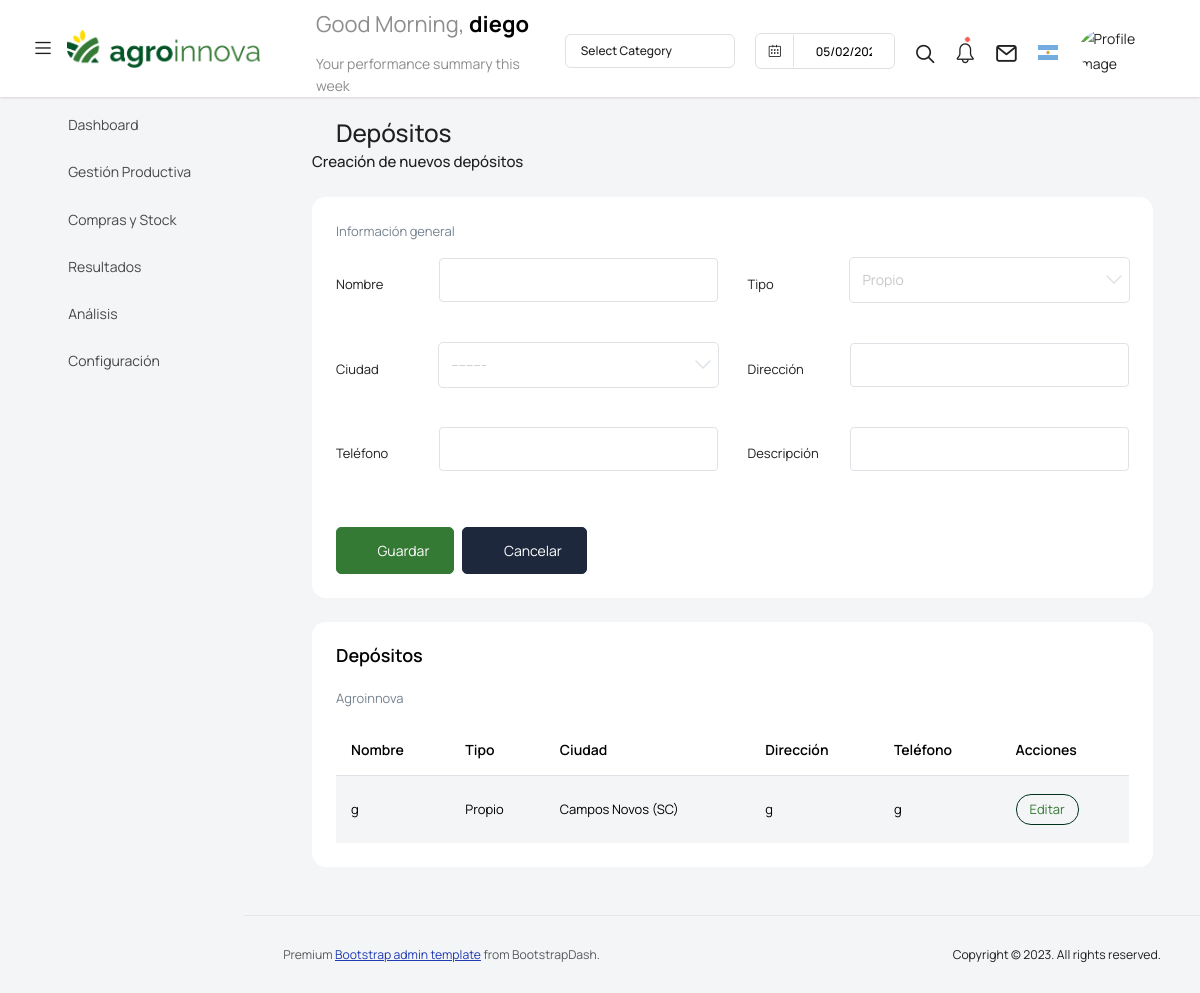
Page /depositos/ (signed in) on the earlier database version.
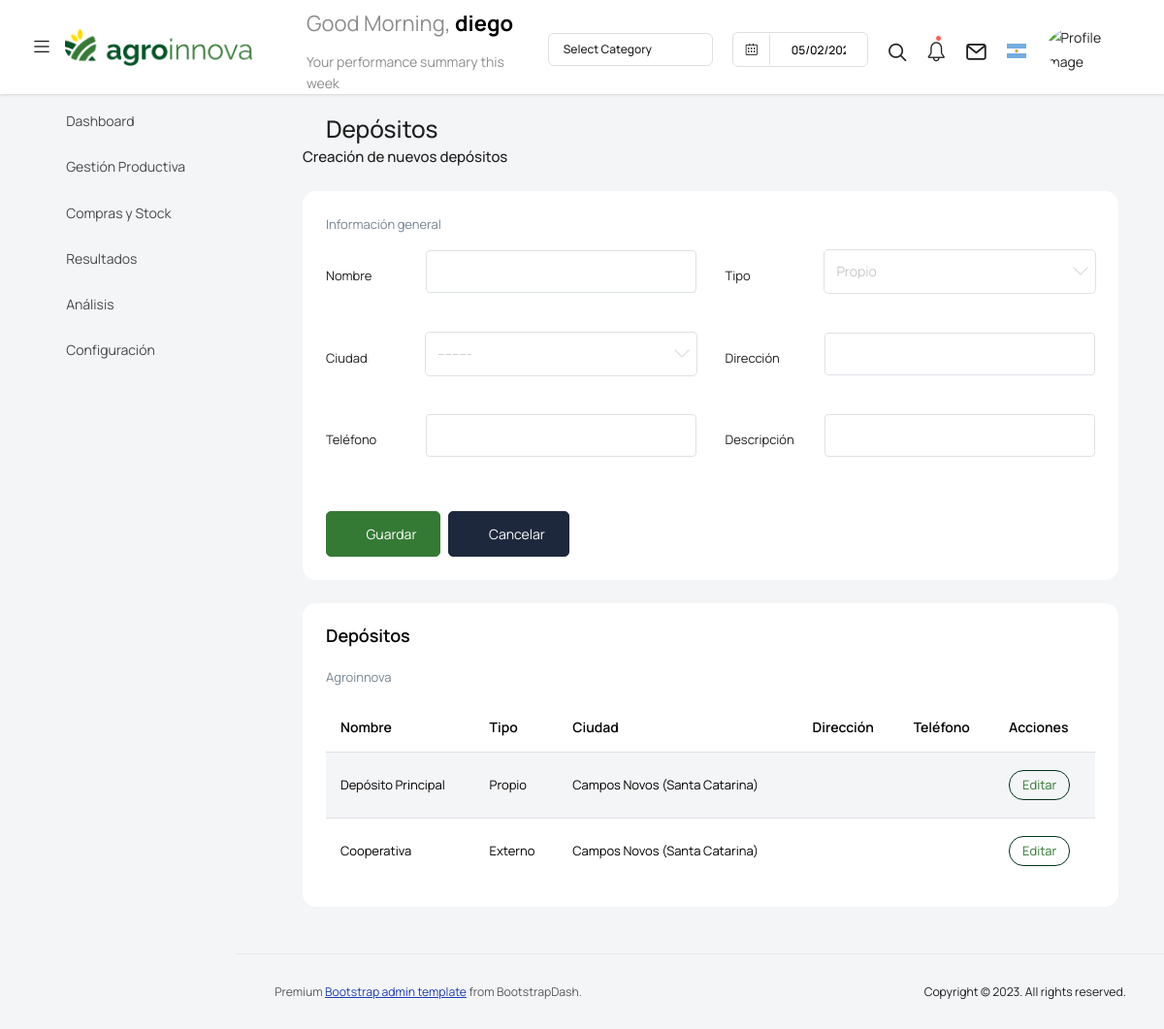
Same page on the later database version.
### gestion_agro/models.py (models this page shows, shortened)
class Deposito(models.Model):
    class TipoDeposito(models.TextChoices):
        PROPIO = "PROPIO", "Propio"
        EXTERNO = "EXTERNO", "Externo"
    empresa     = models.ForeignKey(Empresa, on_delete=models.CASCADE)
    nombre      = models.CharField(max_length=100)
    tipo        = models.CharField(max_length=10, choices=TipoDeposito.choices, default=TipoDeposito.PROPIO)
    ciudad      = models.ForeignKey("agro.Ciudad", on_delete=models.CASCADE)
    direccion   = models.CharField(max_length=100, blank=True)
    telefono    = models.CharField(max_length=30, blank=True)
    descripcion = models.CharField(max_length=255, blank=True)

### agro/models.py (models this page shows)
class Ciudad(models.Model):
    nombre = models.CharField(max_length=100)
    provincia = models.ForeignKey(Provincia, verbose_name="Provincia", on_delete=models.CASCADE, related_name="ciudades")
    latitud = models.DecimalField(max_digits=10, decimal_places=6, null=True, blank=True)
    longitud = models.DecimalField(max_digits=10, decimal_places=6, null=True, blank=True )
    class Meta:
        verbose_name = "Ciudad"
        verbose_name_plural = "Ciudades"
        unique_together = ("nombre", "provincia")
    def __str__(self):
        return f"{self.nombre} ({self.provincia})"

class Provincia(models.Model):
    def __str__(self):
        return self.nombre
    nombre = models.CharField(max_length=100)
    pais = models.ForeignKey("Pais", verbose_name=("Pais"), on_delete=models.CASCADE)

### gestion_agro/views.py (the view)
# urls.py: path('depositos/', vista_crear_deposito, name='vista_crear_deposito'),
@login_required
def vista_crear_deposito(request):
    empresa = request.user.profile.empresa
    depositos = Deposito.objects.filter(empresa=empresa)
    if request.method == "POST":
        form = DepositoForm(request.POST)
        if form.is_valid():
            deposito = form.save(commit=False)
            deposito.empresa = empresa
            deposito.save()
            messages.success(request, _("Depósito creado correctamente"))
            return redirect("vista_crear_deposito")
        else:
            messages.error(request, form.errors.as_text())
    else:
        form = DepositoForm()
    return render(
        request,
        "vista_crear_deposito.html",
        {
            "form": form,
            "depositos": depositos,
            "empresa": empresa,
        },
    )

### gestion_agro/forms.py
class DepositoForm(BaseForm):
    class Meta:
        model = Deposito
        fields = ["nombre", "tipo", "ciudad", "descripcion", "direccion", "telefono"]
        widgets = {
            "descripcion": forms.Textarea(attrs={"rows": 2}),
        }

### templates/vista_crear_deposito.html (shortened to what the changed rows need)
{% extends 'base.html' %}
{% load static %}
{% load i18n %}
{% block content %}
<div class="container-fluid">
    <div class="upload-card">
      <div class="col-lg-12 grid-margin stretch-card">
        <div class="card">
          <div class="card-body">
            <div class="table-responsive">
              <table class="table table-striped">
                <thead>
                  <tr>
                    <th>{% translate "Nombre" %}</th>
                    <th>{% translate "Tipo" %}</th>
                    <th>{% translate "Ciudad" %}</th>
                    <th>{% translate "Dirección" %}</th>
                    <th>{% translate "Teléfono" %}</th>
                    <th>{% translate "Acciones" %}</th>
                  </tr>
                </thead>
                <tbody>
                  {% for deposito in depositos %}
                  <tr>
                    <td>{{ deposito.nombre }}</td>
                    <td>{{ deposito.get_tipo_display }}</td>
                    <td>{{ deposito.ciudad }}</td>
                    <td>{{ deposito.direccion }}</td>
                    <td>{{ deposito.telefono }}</td>
                    <td>
                      <a href="{% url 'vista_editar_deposito' deposito.id %}"
                        class="btn btn-sm btn-outline-primary">
                        {% translate "Editar" %}
                      </a>
                    </td>
                  </tr>
                  {% empty %}
                  <tr>
                    <td colspan="6" class="text-center text-muted">
                      {% translate "No hay depósitos cargados" %}
                    </td>
                  </tr>
                  {% endfor %}
                </tbody>
              </table>
            </div>
          </div>
        </div>
      </div>
    </div>
</div>
{% endblock %}

Differences in the rows shown:
changed Deposito "Propio": nombre "g" → "Depósito Principal"; ciudad "Campos Novos (SC)" → "Campos Novos (Santa Catarina)"; direccion "g" → (not shown); telefono "g" → (not shown)
added Deposito: nombre "Cooperativa", tipo "Externo", ciudad "Campos Novos (Santa Catarina)"
